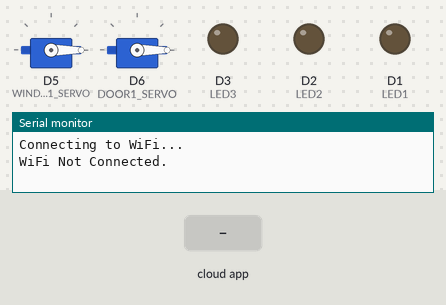
Bench run of a sketch on a simulated ESP8266 (NodeMCU). On the bench: 2 × servo, output pins drawn as LEDs (lit = HIGH), the last lines printed to the serial monitor. Inputs (shaded band) come from the test bench. WiFi joins after 1.5 s; servers stay silent unless stated.

Above: at 2.7 s.
2.8 s: the phone or cloud app sets window1 to 1
At 4.8 s:
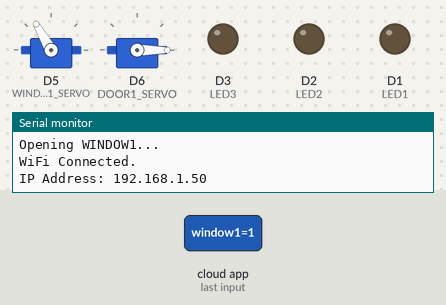
5.7 s: the phone or cloud app sets switch1 to 1
At 6.7 s:
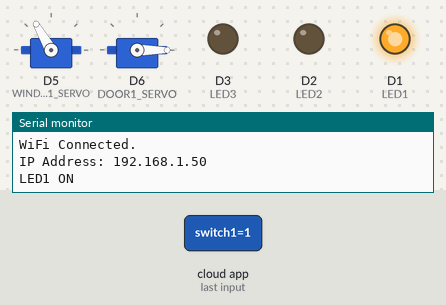
7.2 s: the phone or cloud app sets door1 to 1
At 9.2 s:
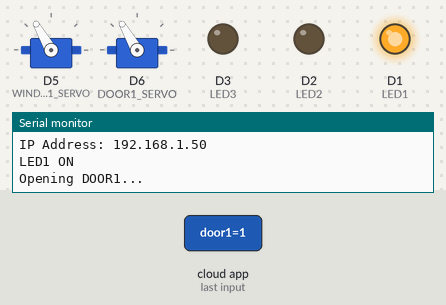
9.9 s: the phone or cloud app sets switch1 to 0
At 11.1 s:
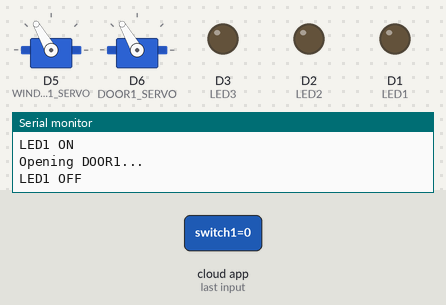
11.4 s: the phone or cloud app sets switch2 to 1
At 12.3 s:
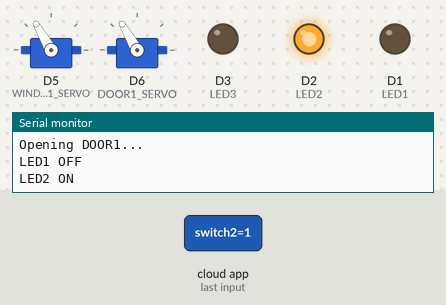
12.9 s: the phone or cloud app sets switch3 to 1
At 13.5 s:
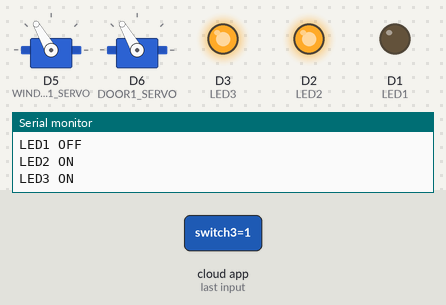
Timing chart, 0 to 15.4 s (numbered marks = the images above; inputs shaded):
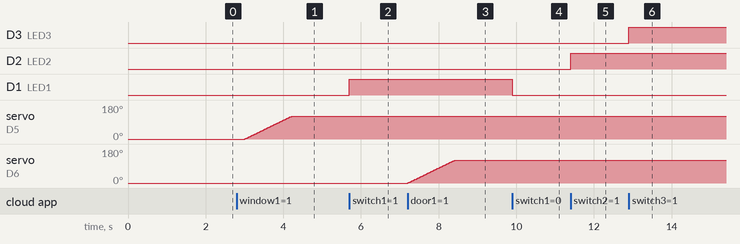

The sketch:

esp8266.ino
```cpp
/**
 * @file esp8266.ino
 * @brief ESP8266 WiFi Module Communication for Home Automation
 * @author Vikum Kalhara
 * @date 2025
 * @version 1.0
 *
 * This file manages WiFi communication and MQTT connectivity for the home automation system using ESP8266.
 */

#include <ArduinoIoTCloud.h>
#include <Arduino_ConnectionHandler.h>
#include <ESP8266WiFi.h>
#include <Servo.h>  // Include the Servo library

const char DEVICE_LOGIN_NAME[] = "ca1d26ad-2231-41c7-9bab-4d2a8cb102f4"; // Device ID
const char SSID[] = "Pandula_B";    // WiFi SSID
const char PASS[] = "ruslwifi";     // WiFi password
const char DEVICE_KEY[] = "PT9xq!FtP9FH3?y54wdCKgY83"; // Secret key

// Define GPIO pins for LEDs, Window & Door Servos
#define LED1 D1
#define LED2 D2
#define LED3 D3
#define WINDOW1_SERVO D5  // Servo for window
#define DOOR1_SERVO D6    // Servo for door

// Variables for the state of each device
CloudSwitch switch1;
CloudSwitch switch2;
CloudSwitch switch3;
CloudSwitch window1;  // Window control
CloudSwitch door1;    // Door control

Servo windowServo;  // Create servo object for window
Servo doorServo;    // Create servo object for door

int windowPos = 0;  // Current position of window servo
int doorPos = 0;    // Current position of door servo

void onSwitch1Change();
void onSwitch2Change();
void onSwitch3Change();
void onWindow1Change();
void onDoor1Change();

void initProperties() {
  ArduinoCloud.setBoardId(DEVICE_LOGIN_NAME);
  ArduinoCloud.setSecretDeviceKey(DEVICE_KEY);

  ArduinoCloud.addProperty(switch1, READWRITE, ON_CHANGE, onSwitch1Change);
  ArduinoCloud.addProperty(switch2, READWRITE, ON_CHANGE, onSwitch2Change);
  ArduinoCloud.addProperty(switch3, READWRITE, ON_CHANGE, onSwitch3Change);
  ArduinoCloud.addProperty(window1, READWRITE, ON_CHANGE, onWindow1Change);
  ArduinoCloud.addProperty(door1, READWRITE, ON_CHANGE, onDoor1Change);
}

WiFiConnectionHandler ArduinoIoTPreferredConnection(SSID, PASS);

void setup() {
  Serial.begin(9600);
  delay(1500);

  initProperties();
  ArduinoCloud.begin(ArduinoIoTPreferredConnection);

  setDebugMessageLevel(2);
  ArduinoCloud.printDebugInfo();

  // Initialize device pins
  pinMode(LED1, OUTPUT);
  pinMode(LED2, OUTPUT);
  pinMode(LED3, OUTPUT);

  // Initialize servos
  windowServo.attach(WINDOW1_SERVO);
  doorServo.attach(DOOR1_SERVO);

  // Ensure both servos start at 0° (Closed)
  windowServo.write(0);
  doorServo.write(0);

  // Turn off all LEDs initially
  digitalWrite(LED1, LOW);
  digitalWrite(LED2, LOW);
  digitalWrite(LED3, LOW);

  Serial.println("Connecting to WiFi...");
}

void loop() {
  ArduinoCloud.update();

  // WiFi Connection Status Check
  if (WiFi.status() == WL_CONNECTED) {
    static bool wifiConnected = false;
    if (!wifiConnected) {
      wifiConnected = true;
      Serial.println("WiFi Connected.");
      Serial.print("IP Address: ");
      Serial.println(WiFi.localIP());
    }
  } else {
    static bool wifiDisconnected = false;
    if (!wifiDisconnected) {
      wifiDisconnected = true;
      Serial.println("WiFi Not Connected.");
    }
  }
}

// Function for smooth servo movement
void smoothMove(Servo &servo, int &currentPos, int targetPos) {
  if (currentPos < targetPos) {
    for (int pos = currentPos; pos <= targetPos; pos++) {
      servo.write(pos);
      delay(10);  // Adjust delay for speed
    }
  } else {
    for (int pos = currentPos; pos >= targetPos; pos--) {
      servo.write(pos);
      delay(10);  // Adjust delay for speed
    }
  }
  currentPos = targetPos;
}

// Handle changes from Arduino IoT Cloud
void onSwitch1Change() {
  digitalWrite(LED1, switch1 ? HIGH : LOW);
  Serial.println(switch1 ? "LED1 ON" : "LED1 OFF");
}

void onSwitch2Change() {
  digitalWrite(LED2, switch2 ? HIGH : LOW);
  Serial.println(switch2 ? "LED2 ON" : "LED2 OFF");
}

void onSwitch3Change() {
  digitalWrite(LED3, switch3 ? HIGH : LOW);
  Serial.println(switch3 ? "LED3 ON" : "LED3 OFF");
}

void onWindow1Change() {
  if (window1) {
    Serial.println("Opening WINDOW1...");
    smoothMove(windowServo, windowPos, 120);  // Rotate smoothly to 120°
  } else {
    Serial.println("Closing WINDOW1...");
    smoothMove(windowServo, windowPos, 0);  // Rotate smoothly back to 0°
  }
}

void onDoor1Change() {
  if (door1) {
    Serial.println("Opening DOOR1...");
    smoothMove(doorServo, doorPos, 120);  // Rotate smoothly to 120°
  } else {
    Serial.println("Closing DOOR1...");
    smoothMove(doorServo, doorPos, 0);  // Rotate smoothly back to 0°
  }
}
```

Measured:
- after the input at 2.8 s, servo on D5 (WINDOW1_SERVO): moves from 0° to 120° over 1.2 s, starting after 0.21 s
- after the input at 5.7 s, D1 (LED1): LOW → HIGH at once
- after the input at 7.2 s, servo on D6 (DOOR1_SERVO): moves from 0° to 120° over 1.2 s, starting at once
- after the input at 9.9 s, D1 (LED1): HIGH → LOW at once
- after the input at 11.4 s, D2 (LED2): LOW → HIGH at once
- after the input at 12.9 s, D3 (LED3): LOW → HIGH at once
